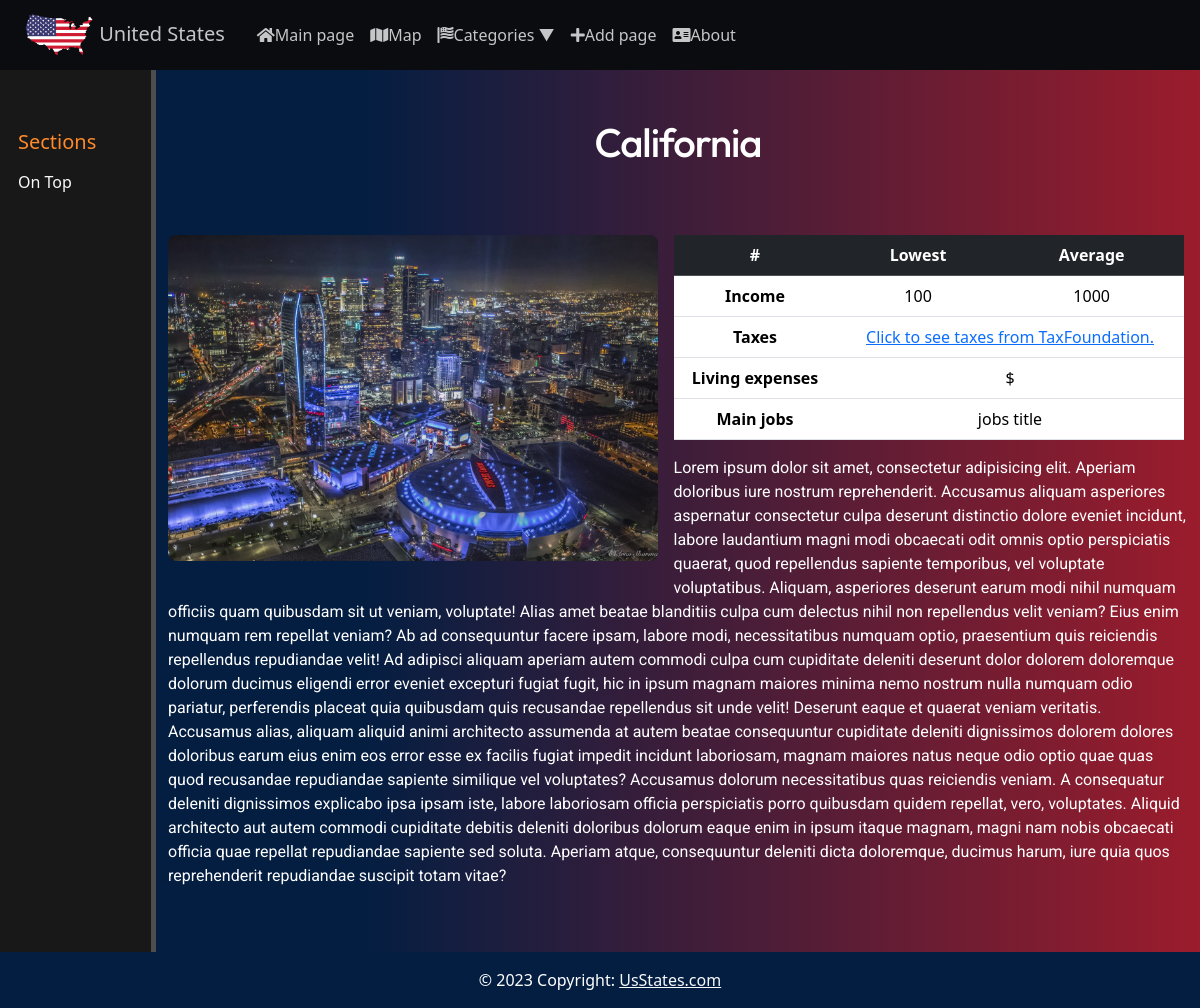
The page /states/california/ on the database its author committed.
### main/models.py (models this page shows, shortened)
class States(models.Model):
    title = models.CharField(max_length=255, verbose_name="State name")
    slug=models.SlugField(max_length=255, unique=True, db_index=True, verbose_name='URL', null=True)
    content= models.TextField(blank=False, verbose_name="State preview text")
    photo = models.ImageField(upload_to="photos/%Y/%m/%d/", verbose_name="Main photo", blank=True)
    time_create = models.DateTimeField(auto_now_add=True, verbose_name="Time created")
    time_update=models.DateTimeField(auto_now = True, verbose_name="Time updated")
    is_published = models.BooleanField(default=True, verbose_name="Is published")
    cat = models.ForeignKey('Category', on_delete=models.PROTECT, null=True, verbose_name="Category")
    jobs = models.CharField(max_length=255, verbose_name="State main jobs", default="jobs title")
    salary = models.IntegerField(verbose_name="State average annual income", default=1000)
    lowest_annual_income = models.IntegerField(verbose_name="State lowest annual income", default=100)
    living_expenses = models.CharField(max_length=5, verbose_name="Living expenses in $$$", default="$")
    taxes = models.CharField(max_length=255, verbose_name="State tax link", default="This field will set by itself", blank=True)
    class Meta: #для stateS у адмін панелі
        verbose_name='State'
        verbose_name_plural="States"
        ordering = ['title', 'time_create']

### main/views.py (the view)
# urls.py: path('states/<slug:state_slug>/', views.show_states, name='states'),
def show_states(request, state_slug):
    post=get_object_or_404(States, slug=state_slug)
    photos_descriptions = ImagesForStates.objects.filter(state_id=post.id)
    context={
        'post':post,
        'title': post.title,
        'photos_and_descriptions': photos_descriptions,
    }
    return render(request, 'main/post.html', context=context)

### main/models.py (called while the page is built)
    def get_absolute_url(self):
        return reverse("category", kwargs={"cat_id": self.pk})

### main/templatetags/main_tags.py (called while the page is built)
@register.inclusion_tag("main/list_categories.html")
def show_categories(sort=None, cat_selected=0):
    if sort==None:
        cats=Category.objects.all()
    else:
        cats=Category.objects.order_by(sort)
    return {"cats":cats, 'cat_selected':cat_selected}

@register.inclusion_tag("main/aside.html")
def aside_menu(filter):
    return {"categories": ImagesForStates.objects.filter(state_id=filter)}

@register.inclusion_tag("main/list_menu.html")
def show_menu():
    menu = [{'title': 'Main page', 'url_name':'home', 'font_awesome_class':'fas fa-home'},
            {'title': 'Map', 'url_name':'map_page', 'font_awesome_class':'fas fa-map'},
        {'title': 'Categories', 'url_name':'states_main', 'font_awesome_class':'fa-solid fa-flag-usa'},
        {'title': 'Add page', 'url_name':'add_page', 'font_awesome_class':'fas fa-plus'},
        {'title': 'About', 'url_name':'about', 'font_awesome_class':'fas fa-address-card'},
    ]
    return {"menu":menu}

### main/templates/main/post.html (shortened to what this page needs)
{%extends 'main/layout.html'%}
{%load static%}
{%load main_tags%}
{%block additional_head_data%}
    <link rel="stylesheet" href="{% static 'main/css/post.css' %}">
{%endblock%}
{%block side_menu%}
    {% aside_menu post.id %}
{%endblock%}
{%block content%}
<div class="container">
    <div class="row mt-5">
        <h1>{{title}}</h1>
    </div>
    <div class="row my-5" id="post-thumbnail">
        {%if post.photo%}
        <div class="col-12">
            <img class="state-image-page img-fluid rounded-3 me-3 mb-3 float-start" src="{{post.photo.url}}">
        {%endif%}
            <table class="table table-responsive w-50" id="state-table">
                <thead class="table-dark">
                    <tr>
                        <th scope="col">
                            #
                        </th>
                        <th scope="col">
                            Lowest
                        </th>
                        <th scope="col">
                            Average
                        </th>
                    </tr>
                </thead>
                <tbody>
                    <tr>
                      <th scope="row">Income</th>
                      <td>{{post.lowest_annual_income}}</td>
                      <td>{{post.salary}}</td>
                    </tr>
                    <tr>
                      <th scope="row">Taxes</th>
                      <td colspan="2"><a href="{{post.taxes}}">Click to see taxes from TaxFoundation.</a></td>
                    </tr>
                    <tr>
                      <th scope="row">Living expenses</th>
                      <td colspan="2">{{post.living_expenses}}</td>
                    </tr>
                    <tr>
                        <th>Main jobs</th>
                        <td colspan="2">{{post.jobs}}</td>
                    </tr>
                </tbody>
            </table>
            <p>Lorem ipsum dolor sit amet, consectetur adipisicing elit. Aperiam doloribus iure nostrum reprehenderit. Accusamus aliquam asperiores aspernatur consectetur culpa deserunt distinctio dolore eveniet incidunt, labore laudantium magni modi obcaecati odit omnis optio perspiciatis quaerat, quod repellendus sapiente temporibus, vel voluptate voluptatibus. Aliquam, asperiores deserunt earum modi nihil numquam officiis quam quibusdam sit ut veniam, voluptate! Alias amet beatae blanditiis culpa cum delectus nihil non repellendus velit veniam? Eius enim numquam rem repellat veniam? Ab ad consequuntur facere ipsam, labore modi, necessitatibus numquam optio, praesentium quis reiciendis repellendus repudiandae velit! Ad adipisci aliquam aperiam autem commodi culpa cum cupiditate deleniti deserunt dolor dolorem doloremque dolorum ducimus eligendi error eveniet excepturi fugiat fugit, hic in ipsum magnam maiores minima nemo nostrum nulla numquam odio pariatur, perferendis placeat quia quibusdam quis recusandae repellendus sit unde velit! Deserunt eaque et quaerat veniam veritatis. Accusamus alias, aliquam aliquid animi architecto assumenda at autem beatae consequuntur cupiditate deleniti dignissimos dolorem dolores doloribus earum eius enim eos error esse ex facilis fugiat impedit incidunt laboriosam, magnam maiores natus neque odio optio quae quas quod recusandae repudiandae sapiente similique vel voluptates? Accusamus dolorum necessitatibus quas reiciendis veniam. A consequatur deleniti dignissimos explicabo ipsa ipsam iste, labore laboriosam officia perspiciatis porro quibusdam quidem repellat, vero, voluptates. Aliquid architecto aut autem commodi cupiditate debitis deleniti doloribus dolorum eaque enim in ipsum itaque magnam, magni nam nobis obcaecati officia quae repellat repudiandae sapiente sed soluta. Aperiam atque, consequuntur deleniti dicta doloremque, ducimus harum, iure quia quos reprehenderit repudiandae suscipit totam vitae?</p>
        </div>
    </div>
</div>
{%endblock%}

### main/static/main/css/post.css (style rules this page uses)
#post-thumbnail p { text-align: left; }
#main .state-image-page { width: 48% }

### main/static/main/css/styles.css (style rules this page uses)
:root { --aside-menu-color: rgb(107, 238, 255); --aside-hover-color: rgb(145,149,230); --main-text-color: #66fcf1; }
html { height:100%; }
body { height: 100%; }
#main h1, #main h2, #main h3, #main h4 { font-family: Outfit; }
#main p { font-family: Roboto; }
#main p { font-size: 16px; line-height: calc(16px * 1.5); }
#main h1 { margin-bottom: 2%; letter-spacing: -1px; }

### rows shown on the page
States: title "California", photo (picture), lowest_annual_income "100", salary "1000", living_expenses "$", jobs "jobs title"

### other values the page prints
{{ i.title }} "Main page" "Map" "Add page" "About"
